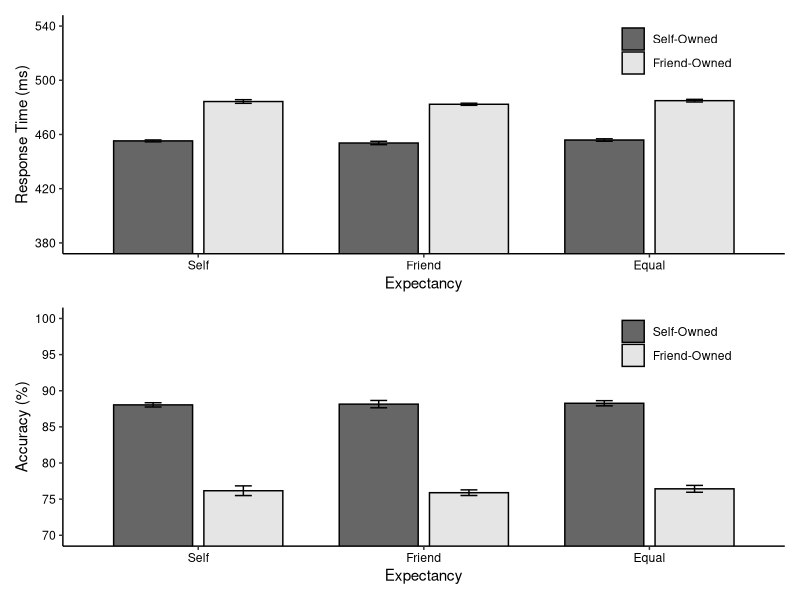

The R script that drew this image:
library(tidyverse)
library(lme4)
library(lmerTest)
library(emmeans)
library(patchwork)

df <- read_csv("falben_exp2_simulated_f.csv") %>%
  mutate(
    expectancy = factor(expectancy, levels = c("self", "friend", "equal"), labels = c("Self", "Friend", "Equal")),
    owner = factor(owner, levels = c("self", "friend"), labels = c("Self-Owned", "Friend-Owned"))
  )

rt_data <- df %>% filter(accuracy == 1)

rt_model <- lmer(rt ~ expectancy * owner + (1 | participant), data = rt_data)
print(summary(rt_model))

rt_simple_effects <- emmeans(rt_model, pairwise ~ owner | expectancy)
print(rt_simple_effects)

acc_model <- glmer(accuracy ~ expectancy * owner + (1 | participant), data = df, family = binomial)
print(summary(acc_model))

acc_simple_effects <- emmeans(acc_model, pairwise ~ owner | expectancy)
print(acc_simple_effects)

rt_summary <- rt_data %>%
  group_by(expectancy, owner) %>%
  summarise(value = mean(rt), se = sd(rt) / sqrt(n()), .groups = "drop")

acc_summary <- df %>%
  group_by(expectancy, owner) %>%
  summarise(value = mean(accuracy) * 100, se = (sd(accuracy) / sqrt(n())) * 100, .groups = "drop")

p1 <- ggplot(rt_summary, aes(x = expectancy, y = value, fill = owner)) +
  geom_bar(stat = "identity", position = position_dodge(width = 0.8), color = "black", width = 0.7) +
  geom_errorbar(aes(ymin = value - se, ymax = value + se), position = position_dodge(width = 0.8), width = 0.15) +
  scale_fill_manual(values = c("Self-Owned" = "grey40", "Friend-Owned" = "grey90")) +
  coord_cartesian(ylim = c(380, 540)) +
  scale_y_continuous(breaks = seq(380, 540, by = 40)) +
  theme_classic() +
  labs(x = "Expectancy", y = "Response Time (ms)") +
  theme(
    legend.position = c(0.85, 0.85),
    legend.title = element_blank(),
    legend.background = element_blank(),
    axis.text = element_text(color = "black")
  )

p2 <- ggplot(acc_summary, aes(x = expectancy, y = value, fill = owner)) +
  geom_bar(stat = "identity", position = position_dodge(width = 0.8), color = "black", width = 0.7) +
  geom_errorbar(aes(ymin = value - se, ymax = value + se), position = position_dodge(width = 0.8), width = 0.15) +
  scale_fill_manual(values = c("Self-Owned" = "grey40", "Friend-Owned" = "grey90")) +
  coord_cartesian(ylim = c(70, 100)) +
  scale_y_continuous(breaks = seq(70, 100, by = 5)) +
  theme_classic() +
  labs(x = "Expectancy", y = "Accuracy (%)") +
  theme(
    legend.position = c(0.85, 0.85),
    legend.title = element_blank(),
    legend.background = element_blank(),
    axis.text = element_text(color = "black")
  )

combined_plot <- p1 / p2
print(combined_plot)
